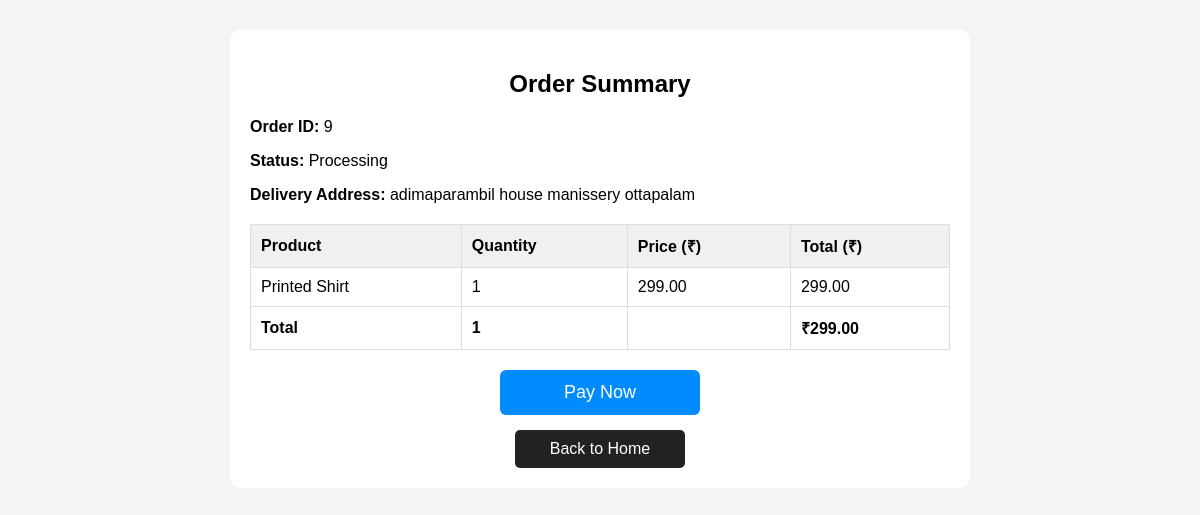
Page /order_summary/9/ (signed in) on the committed database.
### finalapp/models.py (models this page shows, shortened)
class Order(models.Model):
     user = models.CharField(max_length=100)
     order_date = models.DateTimeField(auto_now_add=True)
     total_price = models.DecimalField(max_digits=10, decimal_places=2)
     total_quantity = models.PositiveIntegerField()
     Delivery_address = models.CharField(max_length=255)
     status = models.CharField(max_length=50)

class Orderitem(models.Model):
    order= models.ForeignKey(Order,on_delete=models.CASCADE)
    product = models.ForeignKey(SingleProduct, on_delete=models.CASCADE)
    quantity = models.PositiveIntegerField()
    price = models.DecimalField(max_digits=10, decimal_places=2)
    def total(self):
                return self.quantity * self.price

class SingleProduct(models.Model):
    title = models.CharField(max_length=200)
    description = models.TextField()
    price = models.DecimalField(max_digits=10, decimal_places=2)
    image = models.ImageField(upload_to='products/')

### finalapp/views.py (the view)
# urls.py: path('order_summary/<int:order_id>/', views.order_summary, name='order_summary'),
def order_summary(request, order_id):
    order = Order.objects.filter(id=order_id, user=request.user).first()
    if not order:
        messages.error(request, "Order not found.")
        return redirect('cart')
    order_items = Orderitem.objects.filter(order=order)
    total_price = sum(item.total() for item in order_items)
    total_quantity = sum(item.quantity for item in order_items)
    client = razorpay.Client(auth=(settings.RAZORPAY_KEY_ID, settings.RAZORPAY_KEY_SECRET))
    razorpay_order = client.order.create({
        "amount": int(total_price * 100),
        "currency": "INR",
        "payment_capture": 1
    })
    context = {
        "order": order,
        "order_items": order_items,
        "total_price": total_price,
        "total_quantity": total_quantity,
        "razorpay_order_id": razorpay_order["id"],
        "razorpay_key": settings.RAZORPAY_KEY_ID,
        "amount": int(total_price * 100),
    }
    return render(request, "order_summary.html", context)

### finalapp/templates/order_summary.html (shortened to what this page needs)
{% load static %}
<!DOCTYPE html>
<html lang="en">
<head>
</head>
<body>
<div class="summary-container">
  <h2>Order Summary</h2>
  <p><strong>Order ID:</strong> {{ order.id }}</p>
  <p><strong>Status:</strong> {{ order.status }}</p>
  <p><strong>Delivery Address:</strong> {{ order.Delivery_address }}</p>
  <table>
    <thead>
      <tr>
        <th>Product</th>
        <th>Quantity</th>
        <th>Price (₹)</th>
        <th>Total (₹)</th>
      </tr>
    </thead>
    <tbody>
      {% for item in order_items %}
      <tr>
        <td>{{ item.product.title }}</td>
        <td>{{ item.quantity }}</td>
        <td>{{ item.price }}</td>
        <td>{{ item.total }}</td>
      </tr>
      {% endfor %}
      <tr class="total-row">
        <td colspan="1">Total</td>
        <td>{{ total_quantity }}</td>
        <td></td>
        <td>₹{{ total_price }}</td>
      </tr>
    </tbody>
  </table>
  <button id="payBtn" class="btn-pay">Pay Now</button>
  <a href="{% url 'index' %}" class="btn-back">Back to Home</a>
</div>
</body>
</html>

### finalapp/templates/order_summary.html (style rules this page uses)
body { font-family: Arial, sans-serif; background: #f4f4f4; margin: 0; padding: 0; }
.summary-container { width: 90%; max-width: 700px; margin: 30px auto; background: #fff; padding: 20px; border-radius: 10px; }
h2 { text-align: center; margin-bottom: 20px; }
table { width: 100%; border-collapse: collapse; margin-top: 20px; }
th, td { padding: 10px; border: 1px solid #ddd; text-align: left; }
th { background: #f0f0f0; }
.total-row { font-weight: bold; }
.btn-pay { display: block; width: 200px; margin: 20px auto 0; padding: 12px; text-align: center; background: #008CFF; color: #fff; text-decoration: none; border-radius: 6px; font-size: 18px; border: none; cursor: pointer; }
.btn-back { display: block; width: 150px; margin: 15px auto 0; padding: 10px; text-align: center; background: #222; color: #fff; text-decoration: none; border-radius: 5px; }

### rows in the picture
Order: id "9", status "Processing", Delivery_address "adimaparambil house manissery ottapalam"
Orderitem: product "Printed Shirt", quantity "1", price "299.00", total "299.00"

### other values in the picture
{{ total_quantity }} "1"
{{ total_price }} "299.00"
